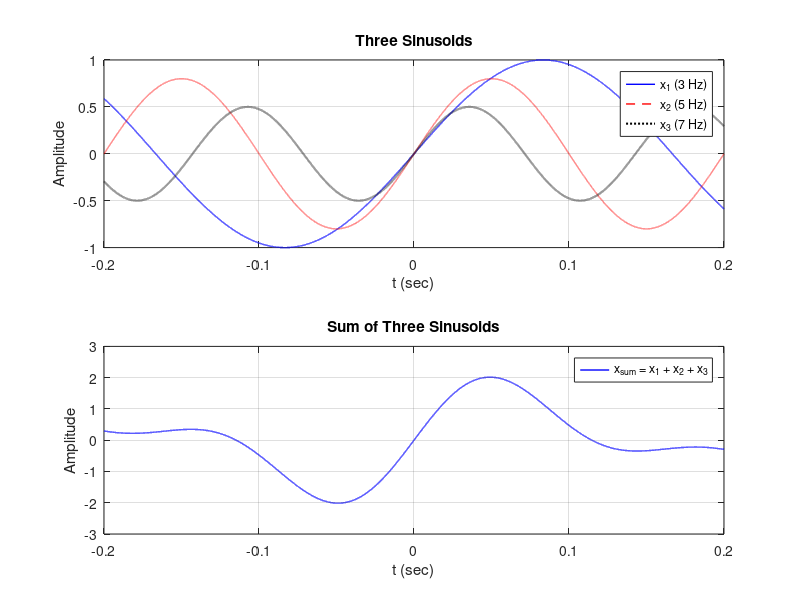

Source code (MATLAB): (Note: this script raises an error after producing the figure.)
clc; clear; close all;

fs = 100e3;
dt = 1/fs;
t = -0.2 : dt : 0.2-dt;

x1 = 1.0*sin(2*pi*3*t);
x2 = 0.8*sin(2*pi*5*t);
x3 = 0.5*sin(2*pi*7*t);
x_sum = x1 + x2 + x3;

figure
subplot(2,1,1)
plot(t, x1, 'b-', 'LineWidth', 1)
hold on
plot(t, x2, 'r--', 'LineWidth', 1)
plot(t, x3, 'k:', 'LineWidth', 1.5)
hold off
grid on
legend('x_1 (3 Hz)', 'x_2 (5 Hz)', 'x_3 (7 Hz)')
title('Three Sinusoids')
xlabel('t (sec)')
ylabel('Amplitude')

subplot(2,1,2)
plot(t, x_sum, 'b', 'LineWidth', 1)
grid on
legend('x_{sum} = x_1 + x_2 + x_3')
title('Sum of Three Sinusoids')
xlabel('t (sec)')
ylabel('Amplitude')

sgtitle('Lab 1 Q2: Time Vector and Sinusoids')
